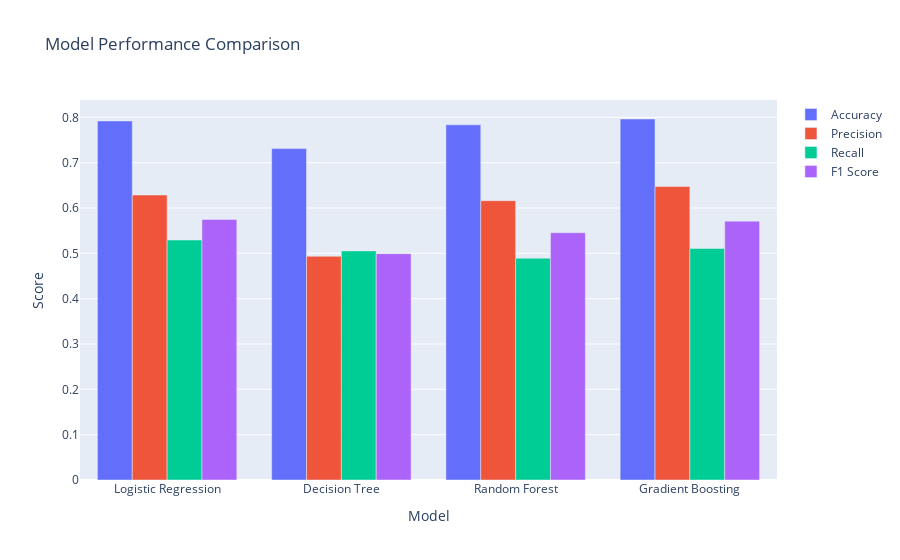
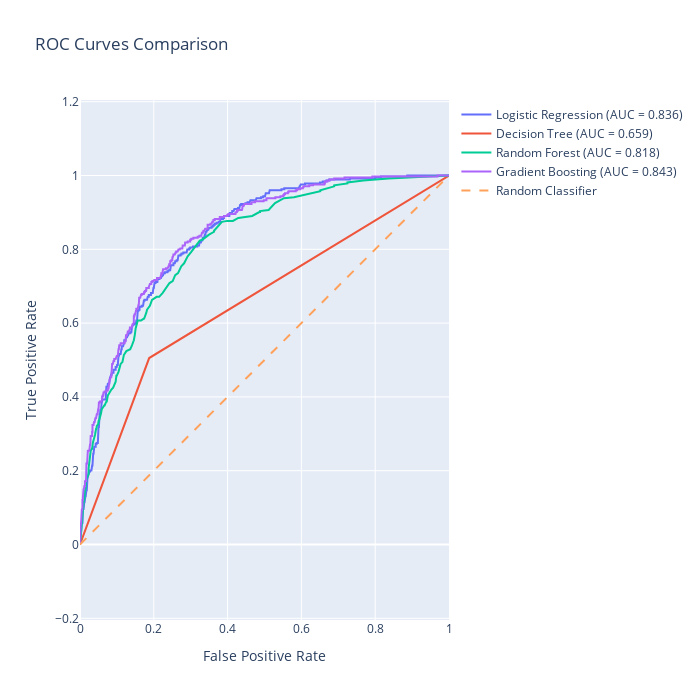

These figures' notebook cell, in order:
### Code cell
# 3. Visualize Results
def plot_model_comparison(results_df, roc_curves):
    # Metrics Comparison
    fig1 = go.Figure()
    metrics = ['Accuracy', 'Precision', 'Recall', 'F1 Score']
    
    for metric in metrics:
        fig1.add_trace(go.Bar(
            name=metric,
            x=results_df['Model'],
            y=results_df[metric]
        ))
    
    fig1.update_layout(
        title='Model Performance Comparison',
        barmode='group',
        yaxis_title='Score',
        xaxis_title='Model'
    )
    fig1.show()
    
    # ROC Curves
    fig2 = go.Figure()
    
    for model_name, (fpr, tpr, roc_auc) in roc_curves.items():
        fig2.add_trace(go.Scatter(
            x=fpr, y=tpr,
            name=f'{model_name} (AUC = {roc_auc:.3f})',
            mode='lines'
        ))
    
    fig2.add_trace(go.Scatter(
        x=[0, 1], y=[0, 1],
        name='Random Classifier',
        mode='lines',
        line=dict(dash='dash')
    ))
    
    fig2.update_layout(
        title='ROC Curves Comparison',
        xaxis_title='False Positive Rate',
        yaxis_title='True Positive Rate',
        yaxis=dict(scaleanchor="x", scaleratio=1),
        xaxis=dict(constrain='domain'),
        width=700, height=700
    )
    fig2.show()

plot_model_comparison(results_df, roc_curves)

### Figure 1 — Plotly figure (JSON) as saved in the notebook; plotly's stock layout.template omitted (floating-point values rounded to 4 significant figures)
{"data": [{"name": "Accuracy", "type": "bar", "x": ["Logistic Regression", "Decision Tree", "Random Forest", "Gradient Boosting"], "y": [0.7921, 0.731, 0.7835, 0.7963]}, {"name": "Precision", "type": "bar", "x": ["Logistic Regression", "Decision Tree", "Random Forest", "Gradient Boosting"], "y": [0.6286, 0.4935, 0.6162, 0.6475]}, {"name": "Recall", "type": "bar", "x": ["Logistic Regression", "Decision Tree", "Random Forest", "Gradient Boosting"], "y": [0.5294, 0.5053, 0.4893, 0.5107]}, {"name": "F1 Score", "type": "bar", "x": ["Logistic Regression", "Decision Tree", "Random Forest", "Gradient Boosting"], "y": [0.5747, 0.4993, 0.5455, 0.571]}], "layout": {"barmode": "group", "title": {"text": "Model Performance Comparison"}, "xaxis": {"title": {"text": "Model"}}, "yaxis": {"title": {"text": "Score"}}}}

### Figure 2 — Plotly figure (JSON) as saved in the notebook; plotly's stock layout.template omitted (floating-point values rounded to 4 significant figures; data arrays with more than 128 entries replaced by an {"elided": "..."} marker saying what was removed)
{"data": [{"mode": "lines", "name": "Logistic Regression (AUC = 0.836)", "type": "scatter", "x": {"elided": "395 float values"}, "y": {"elided": "395 float values"}}, {"mode": "lines", "name": "Decision Tree (AUC = 0.659)", "type": "scatter", "x": [0.0, 0.1855, 0.1874, 1.0], "y": [0.0, 0.5053, 0.5053, 1.0]}, {"mode": "lines", "name": "Random Forest (AUC = 0.818)", "type": "scatter", "x": [0.0, 0.001932, 0.001932, 0.002899, 0.002899, 0.002899, 0.003865, 0.003865, 0.004831, 0.004831, 0.005797, 0.005797, 0.006763, 0.006763, 0.007729, 0.009662, 0.01159, 0.01159, 0.01256, 0.01353, 0.01546, 0.01643, 0.01932, 0.02126, 0.02319, 0.02319, 0.02415, 0.02415, 0.02415, 0.02512, 0.02609, 0.02899, 0.03188, 0.03285, 0.03478, 0.03865, 0.03865, 0.04058, 0.04348, 0.04444, 0.04541, 0.04831, 0.04831, 0.04928, 0.05024, 0.05121, 0.057, 0.05894, 0.0657, 0.06667, 0.0715, 0.07246, 0.07536, 0.08116, 0.08502, 0.08986, 0.09662, 0.09855, 0.09952, 0.1043, 0.1053, 0.1092, 0.1101, 0.115, 0.1188, 0.1256, 0.1362, 0.1411, 0.1459, 0.1488, 0.1507, 0.1565, 0.1643, 0.1652, 0.1729, 0.1739, 0.1797, 0.1816, 0.1894, 0.1952, 0.2077, 0.2145, 0.2242, 0.2329, 0.2425, 0.2512, 0.258, 0.2657, 0.2744, 0.2744, 0.2821, 0.2908, 0.2918, 0.3005, 0.314, 0.3237, 0.3246, 0.3333, 0.3333, 0.3353, 0.3498, 0.3633, 0.3633, 0.3739, 0.3845, 0.399, 0.4145, 0.429, 0.4473, 0.4667, 0.486, 0.4879, 0.4879, 0.5111, 0.5285, 0.5527, 0.5797, 0.6145, 0.6174, 0.6512, 0.6512, 0.6889, 0.6889, 0.7246, 0.7246, 0.7681, 0.8357, 1.0], "y": [0.0, 0.02139, 0.02406, 0.03209, 0.03743, 0.04011, 0.04813, 0.0508, 0.05348, 0.06417, 0.07219, 0.08021, 0.08556, 0.09358, 0.1016, 0.1123, 0.1203, 0.123, 0.1283, 0.1444, 0.1524, 0.1684, 0.1818, 0.1872, 0.1898, 0.2059, 0.2139, 0.2166, 0.2219, 0.2353, 0.246, 0.254, 0.2594, 0.2594, 0.2754, 0.2861, 0.2888, 0.2968, 0.3128, 0.3128, 0.3209, 0.3235, 0.3262, 0.3262, 0.3342, 0.3342, 0.3556, 0.3663, 0.377, 0.377, 0.3877, 0.3877, 0.4037, 0.4144, 0.4198, 0.4251, 0.4412, 0.4572, 0.4572, 0.4679, 0.4733, 0.4893, 0.4893, 0.4947, 0.5134, 0.5241, 0.5294, 0.5401, 0.5535, 0.5695, 0.5856, 0.607, 0.607, 0.607, 0.6123, 0.6123, 0.6283, 0.6364, 0.6471, 0.6631, 0.6711, 0.6711, 0.6818, 0.6952, 0.7086, 0.7139, 0.7299, 0.7353, 0.7513, 0.754, 0.762, 0.7807, 0.7807, 0.7914, 0.8102, 0.8209, 0.8235, 0.8262, 0.8289, 0.8289, 0.8396, 0.8476, 0.8503, 0.8636, 0.8743, 0.877, 0.877, 0.885, 0.8877, 0.8904, 0.9011, 0.9011, 0.9037, 0.9064, 0.9251, 0.9385, 0.9412, 0.9492, 0.9492, 0.9572, 0.9599, 0.9706, 0.9733, 0.9786, 0.9813, 0.9866, 0.992, 1.0]}, {"mode": "lines", "name": "Gradient Boosting (AUC = 0.843)", "type": "scatter", "x": {"elided": "498 float values"}, "y": {"elided": "498 float values"}}, {"line": {"dash": "dash"}, "mode": "lines", "name": "Random Classifier", "type": "scatter", "x": [0, 1], "y": [0, 1]}], "layout": {"height": 700, "title": {"text": "ROC Curves Comparison"}, "width": 700, "xaxis": {"constrain": "domain", "title": {"text": "False Positive Rate"}}, "yaxis": {"scaleanchor": "x", "scaleratio": 1, "title": {"text": "True Positive Rate"}}}}
